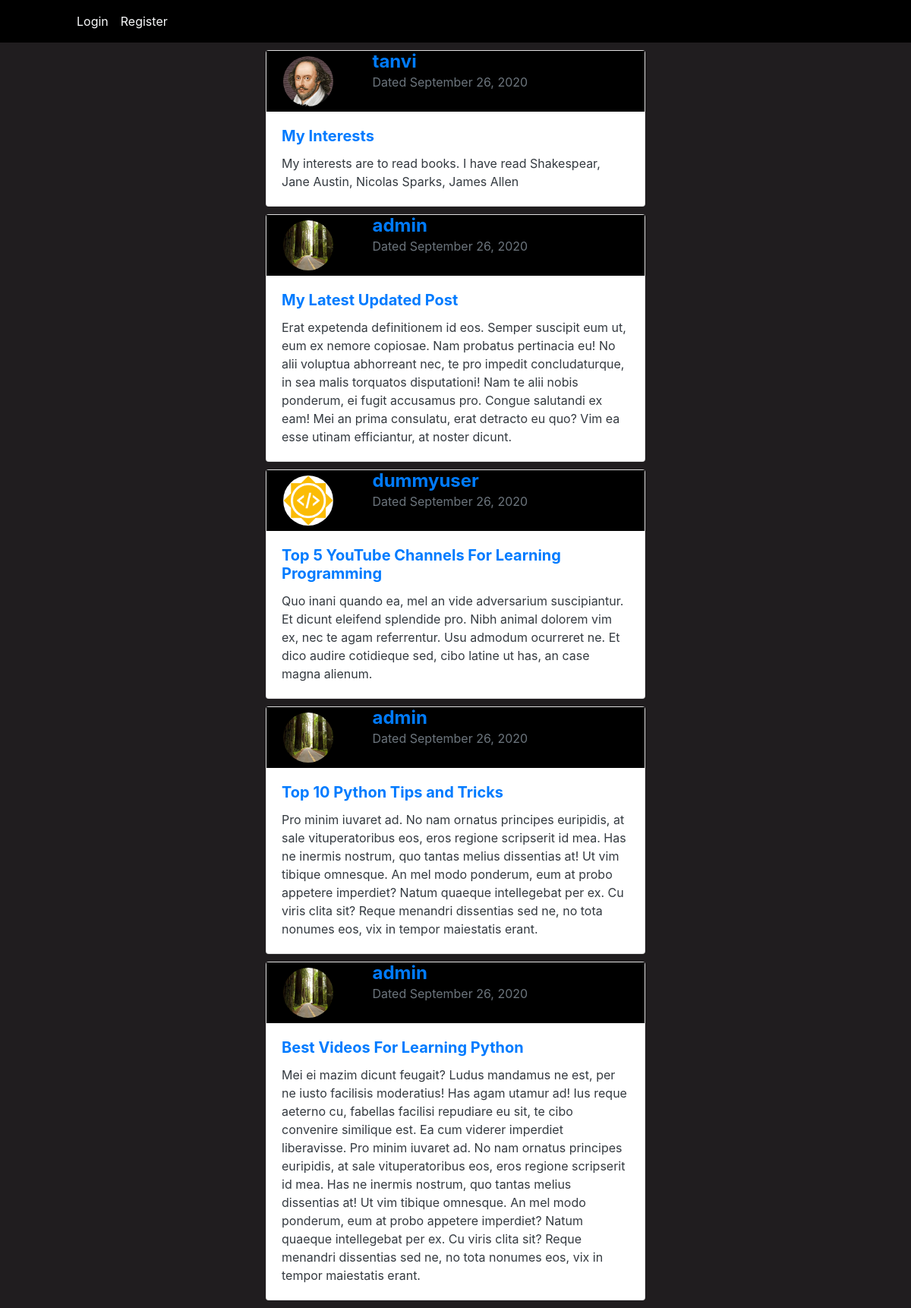
Page /blog/ on the earlier database version.
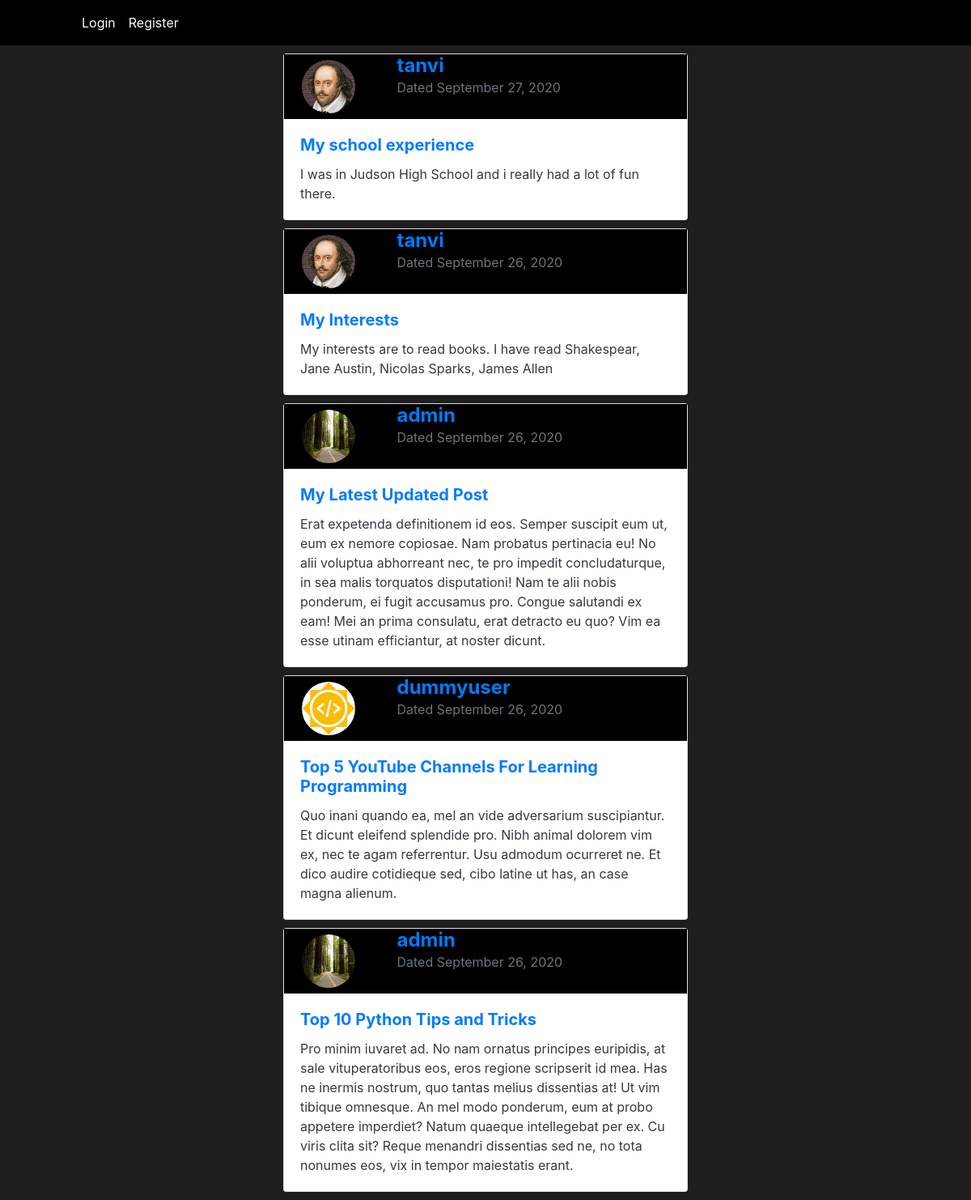
Same page on the later database version.
### blog/models.py (models this page shows, shortened)
class Post(models.Model):
    title = models.CharField(max_length=100)
    content = models.TextField()
    date = models.DateTimeField(auto_now_add=True)
    author = models.ForeignKey(User,on_delete=models.CASCADE)

### users/models.py (models this page shows, shortened)
class Profile(models.Model):
    user = models.OneToOneField(User,on_delete=models.CASCADE)
    image = models.ImageField(default="default.png",upload_to="profile_pics")
    bio = models.TextField()

### blog/views.py (the view)
# urls.py: path('',PostListView.as_view(),name='blog_home'),
class PostListView(ListView):
    model = Post
    template_name = 'blog/home.html'
    context_object_name = 'posts'
    ordering = ['-date']
    paginate_by = 5

### blog/templates/blog/home.html
{% extends "blog/base.html" %}
{% block body1 %}
    {% for post in posts %}
        <div style="margin:10px;padding:auto;">
            <div class="card mx-auto"  style="width:500px">
                <div class="container">
                    <div class="row">
                    <div class="col-sm-3" style="background-color:black;">
                        <img class="card-img-top rounded-circle"  style="border-radius: 50%; height:80px; width:80px;padding:7px" src="{{post.author.profile.image.url}}" alt="Card image"/>
                    </div>
                    <div class="col-sm-9" style="background-color:black;">
                        <p>
                            <span class="h4 font-weight-bold">
                                <a href="#">{{post.author}}</a></span><br>
                            <span class = "text-muted">Dated {{post.date|date:"F d, Y"}}</span>
                        </p>
                    </div>
                    </div>
                </div>
                <div class="card-body text-dark">
                    {% if post.title %}
                        <div class="card-title h5 font-weight-bold">
                            <a href="{% url 'post_detail' post.id %}">{{post.title}}</a></div>
                    {% endif %}
                    <p class="card-text">
                        {{post.content}}
                    </p>
                </div>
            </div>
        </div>
    {% endfor %}
{% endblock body1 %}

Differences in the rows shown:
no longer on this page (row unchanged): Post: author.profile.image (picture), author "admin", date "September 26, 2020", title "Best Videos For Learning Python", content "Mei ei mazim dicunt feugait? Ludus mandamus ne est, per ne iusto facilisis moderatius! Has agam utamur ad! Ius reque aeterno cu, fabellas facilisi repudiare eu sit, te cibo convenire similique est. Ea cum viderer imperdiet liberavisse. Pro minim iuvaret ad. No nam ornatus principes euripidis, at sale vituperatoribus eos, eros regione scripserit id mea. Has ne inermis nostrum, quo tantas melius dissentias at! Ut vim tibique omnesque. An mel modo ponderum, eum at probo appetere imperdiet? Natum quaeque intellegebat per ex. Cu viris clita sit? Reque menandri dissentias sed ne, no tota nonumes eos, vix in tempor maiestatis erant."
added Post: author.profile.image (picture), author "tanvi", date "September 27, 2020", title "My school experience", content "I was in Judson High School and i really had a lot of fun there."
